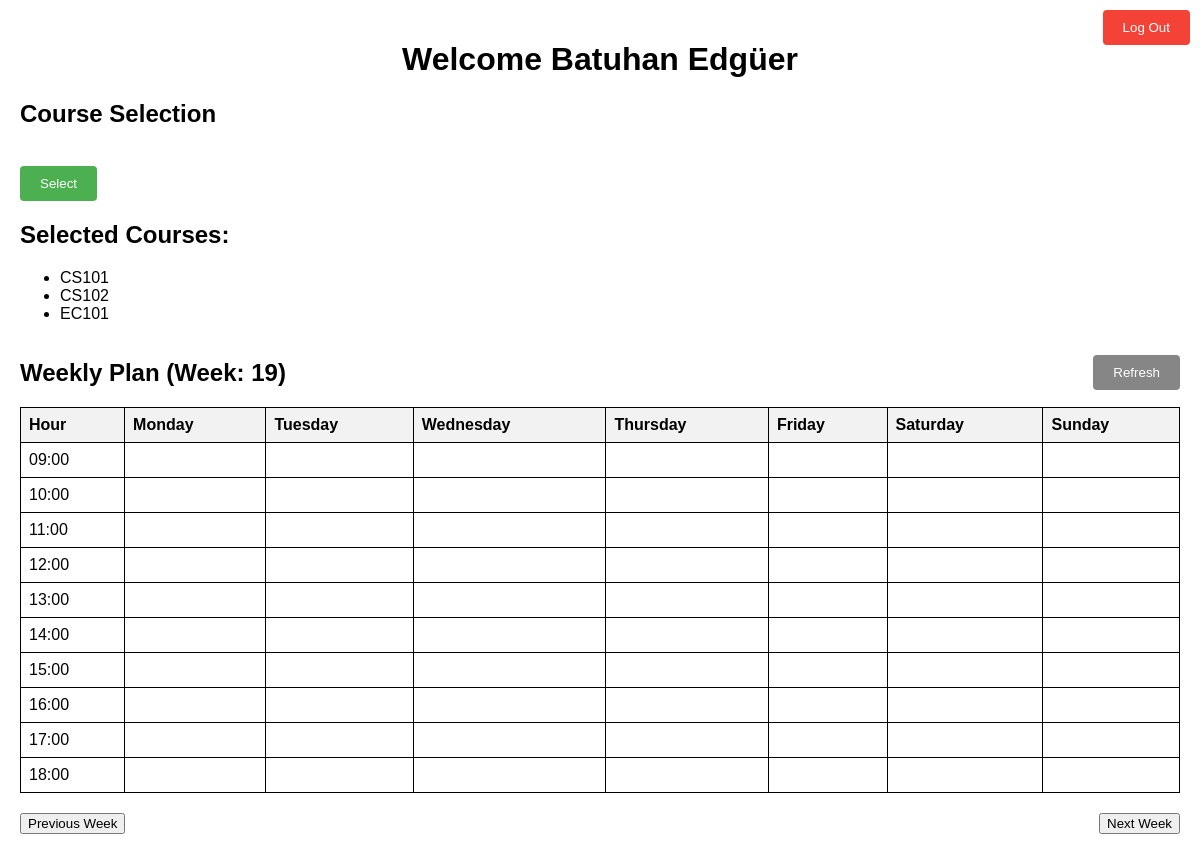
The page /php/assistant_page.php (signed in) on the database as committed earlier.
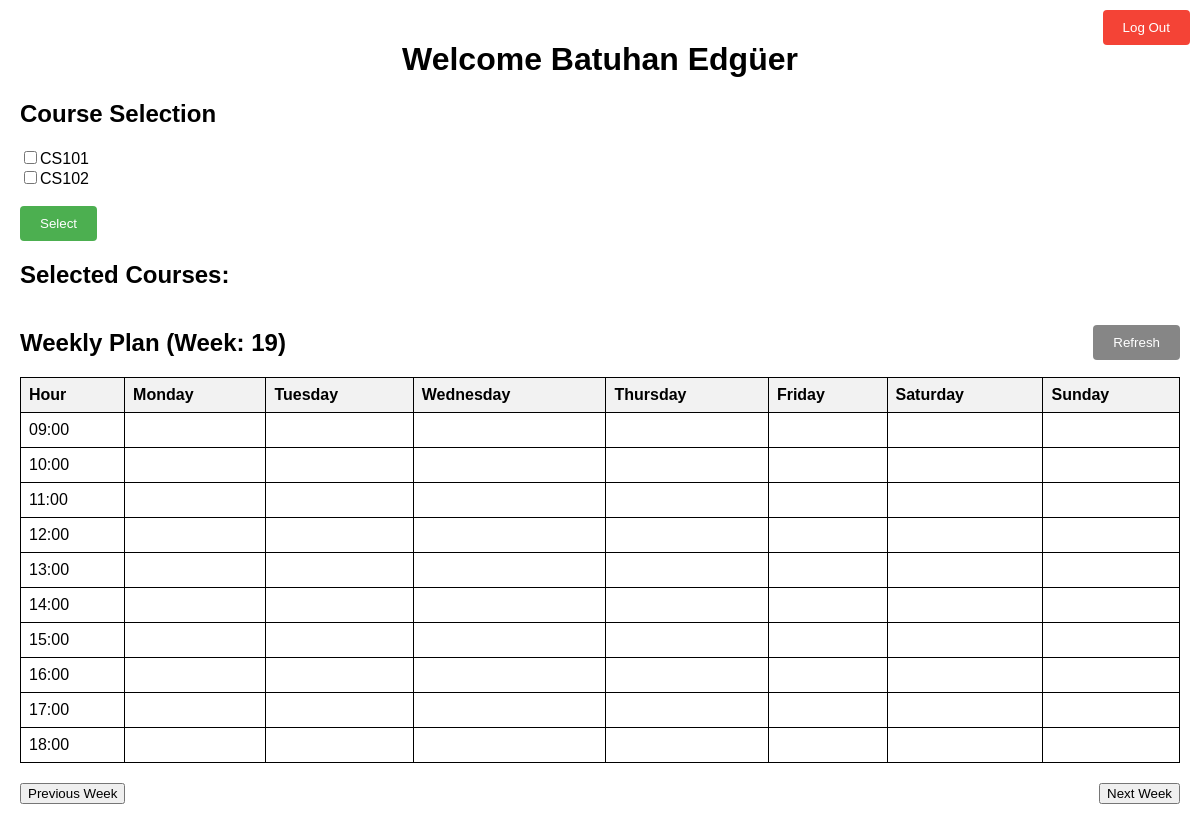
The same page on the database as committed later.
### tables this page shows
CREATE TABLE emp_course (
    e_c_id INT AUTO_INCREMENT PRIMARY KEY,
    emp_id INT,
    course_id INT
);

CREATE TABLE courses (
    course_id INT AUTO_INCREMENT PRIMARY KEY,
    department_id INT,
    FOREIGN KEY (department_id) REFERENCES departments(department_id),
    course_name VARCHAR(50),
    course_code VARCHAR(50),
    course_credits INT,
    course_term VARCHAR(50)
);

### php/assistant_page.php (the view, shortened to what this page needs)
<?php
$servername = "localhost";
$username = "root";
$password = "mysql";
$dbname = "exam_planning_system";
$conn = mysqli_connect($servername, $username, $password, $dbname);
?>
<!DOCTYPE html>
<html>
<head>
    <link rel="stylesheet" type="text/css" href="../styles/assistant_page.css">
</head>
<body>
    <?php
        echo "<h1> Welcome " . $_SESSION['emp_name'] . " " . $_SESSION['emp_surname'] . "</h1>";
    ?>
    <button onclick="location.href='../php/logout.php'" class="logout-button">Log Out</button>
    <h2>Course Selection</h2>
    <?php
        echo "<form method='POST' action='../php/assistant_page.php'>";
        $sql_department = "SELECT * FROM emp_department WHERE emp_id = " . $_SESSION['emp_id'];
        $result_department = mysqli_query($conn, $sql_department) or die("1");
        $department_row = mysqli_fetch_assoc($result_department);
        $sql_courses = "SELECT * FROM courses WHERE department_id = " . $department_row['department_id'];
        $result_courses = mysqli_query($conn, $sql_courses) or die("2");
        $sql_emp_course = "SELECT * FROM emp_course WHERE emp_id = " . $_SESSION['emp_id'];
        $result_emp_course = mysqli_query($conn, $sql_emp_course) or die("3");
        $emp_courses = array();
        if (mysqli_num_rows($result_emp_course) > 0) {
            while ($emp_course_row = mysqli_fetch_assoc($result_emp_course)) {
                $emp_courses[] = $emp_course_row['course_id'];
            }
        }
        if (mysqli_num_rows($result_courses) > 0) {
            while ($course_row = mysqli_fetch_assoc($result_courses)) {
                if (!in_array($course_row['course_id'], $emp_courses)) {
                    echo "<input type='checkbox' name='selected_courses[]' value='" . $course_row['course_id'] . "'>" . $course_row['course_code'] . "<br>";
                }
            }
        }
        echo "<br><button class='select-button' type='submit'>Select</button>";
        echo "</form>";
        echo "<h2>Selected Courses:</h2>";
        echo "<ul>";
        $sql_courses = "SELECT * FROM emp_course WHERE emp_id = " . $_SESSION['emp_id'];
        $result_courses = mysqli_query($conn, $sql_courses) or die("6");
        if (mysqli_num_rows($result_courses) > 0) {
            while ($course_row = mysqli_fetch_assoc($result_courses)) {
                $sql_course = "SELECT * FROM courses WHERE course_id = " . $course_row['course_id'];
                $result_course = mysqli_query($conn, $sql_course) or die("7");
                $course = mysqli_fetch_assoc($result_course);
                echo "<li>" . $course['course_code'] . "</li>";
            }
        }
        echo "</ul>";
        $week = isset($_GET['week']) ? $_GET['week'] : date('W');
        echo "<div class='week-plan'>";
        echo "<h2>Weekly Plan (Week: " . $week .")</h2>";
        echo "<button onclick='location.reload()' class='refresh-button'>Refresh</button>";
        echo "</div>";
        echo "<table>";
        echo "<thead>";
        echo "<tr>";
        echo "<th>Hour</th>";
        echo "<th>Monday</th>";
        echo "<th>Tuesday</th>";
        echo "<th>Wednesday</th>";
        echo "<th>Thursday</th>";
        echo "<th>Friday</th>";
        echo "<th>Saturday</th>";
        echo "<th>Sunday</th>";
        echo "</tr>";
        echo "</thead>";
        echo "<tbody>";
        $hours = array("09:00", "10:00", "11:00", "12:00", "13:00", "14:00", "15:00", "16:00", "17:00", "18:00");
        foreach ($hours as $hour) {
            echo "<tr>";
            echo "<td>" . $hour . "</td>";
            for ($i = 1; $i <= 7; $i++) {
                $check = 0;
                if ($check == 0) {
                    echo "<td></td>";
                }
            }
            echo "</tr>";
        }
        echo "</tbody>";
        echo "</table>";
        echo "<div class='navigate-week'>";
        if ($week > 1){
            echo "<button onclick='location.href=\"../php/assistant_page.php?week=" . ($week - 1) . "\"'>Previous Week</button>";
        }
        if ($week < 52){
            echo "<button onclick='location.href=\"../php/assistant_page.php?week=" . ($week + 1) . "\"'>Next Week</button>";
        }
        echo "</div>";
    ?>
</body>
</html>

### styles/assistant_page.css (style rules this page uses)
body { font-family: Arial, sans-serif; margin: 0; padding: 20px; }
h1 { text-align: center; }
form { margin-bottom: 20px; }
table { border-collapse: collapse; width: 100%; margin-bottom: 20px; }
th, td { border: 1px solid black; padding: 8px; text-align: left; }
th { background-color: #f2f2f2; }
.logout-button { position: absolute; top: 10px; right: 10px; padding: 10px 20px; float: right; background-color: #f44336; color: white; border: none; border-radius: 4px; cursor: pointer; }
.refresh-button { padding: 10px 20px; float: right; background-color: #868686; color: white; border: none; border-radius: 4px; cursor: pointer; }
.select-button { padding: 10px 20px; background-color: #4CAF50; color: white; border: none; border-radius: 4px; cursor: pointer; }
.week-plan { display: flex; justify-content: space-between; align-items: center; }
.navigate-week { display: flex; justify-content: space-between; align-items: center; }

Rows that differ between the two databases and show on the page:
removed emp_course: course.course_code "CS101"
removed emp_course: course.course_code "CS102"
removed emp_course: course.course_code "EC101"
now on this page (row unchanged): courses: course_code "CS101"
now on this page (row unchanged): courses: course_code "CS102"
